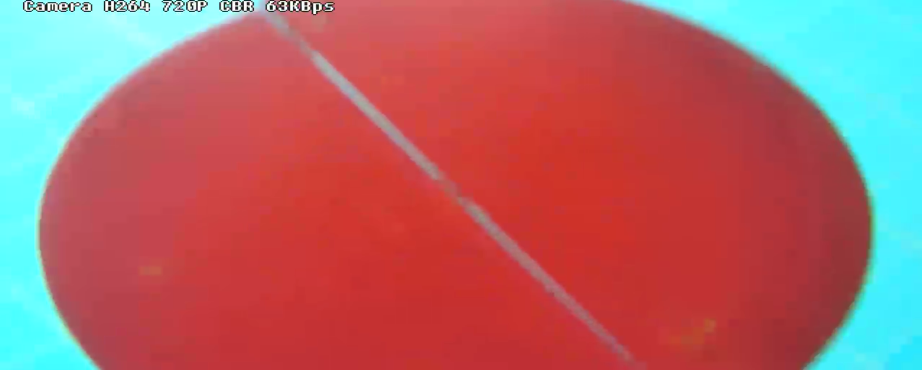
#> input picture TrainCodes/images/(253).png, 1843 x 739 px (shown at 1/2 size)
$ python main.py
#> lines starting #> are read from the running program, lines starting #| are printed output that depends on the picture; after the words box and inside, x2 and y2 are one past the last pixel; in counts of white or black regions, pixels touching at a corner belong together
import cv2

import numpy as np
import struct
import csv


def select_vector():
    forward_vector = [0, 0, 100, 100, 100, 100]
    right_vector = [0, 0, 100, -100, -100, 100]
    turn_right_vector = [0, 0, 100, -100, 100, -100]
    down_vector = [100, 100, 0, 0, 0, 0]
    stop_vector = [0, 0, 0, 0, 0, 0]
    all_vector = [100, 100, 100, 100, 100, 100]
    switcher = {
        1: [1, 0, 0, 0],
        2: [0, 1, 0, 0],
        3: [0, 0, 1, 0],
        4: [-1, 0, 0, 0],
        5: [0, -1, 0, 0],
        6: [0, 0, -1, 0],
        7: [0, 0, 0, 1]
    }

    selected_vector = input('1 - forward\n'
                            '2 - right\n'
                            '3 - rotate_right_vector\n'
                            '4 - backward\n'
                            '5 - left\n'
                            '6 - rotate_left_vector\n'
                            '7 - down\n')

    return switcher.get(int(selected_vector), "Invalid value")


def save_data(x, y):
    with open('Datas/mustafa_test2.csv', 'a', newline='') as csvfile:
        spamwriter = csv.writer(csvfile, delimiter=' ',
                                quotechar='|', quoting=csv.QUOTE_MINIMAL)
        vectors = select_vector()
        formater = [x, y, vectors[0], vectors[1], vectors[2], vectors[3]]
        spamwriter.writerow(formater)


def send_data(cor):
    package = b''

    for i in cor:
        package += struct.pack('!i', i)
        print(package)

    # # Sent string value,but if tests shows us it is wrong turn it on btye
    # ser.write(package.encode('utf-8'))
    #
    # # Do nothing for 500 milliseconds (0.5 seconds)
    # time.sleep(0.5)


frame = cv2.imread('images/(253).png')
#> frame is the input picture: shape (739, 1843, 3); mean B, G, R 104.4, 103, 174.3
# frame = cv2.flip(frame, 1)
hsv_frame = cv2.cvtColor(frame, cv2.COLOR_BGR2HSV)
#> hsv_frame: shape (739, 1843, 3); mean H, S, V 81.9, 165.4, 204.7

# redx
lower_red = np.array([136, 87, 111])
upper_red = np.array([180, 255, 255])
red_mask = cv2.inRange(hsv_frame, lower_red, upper_red)
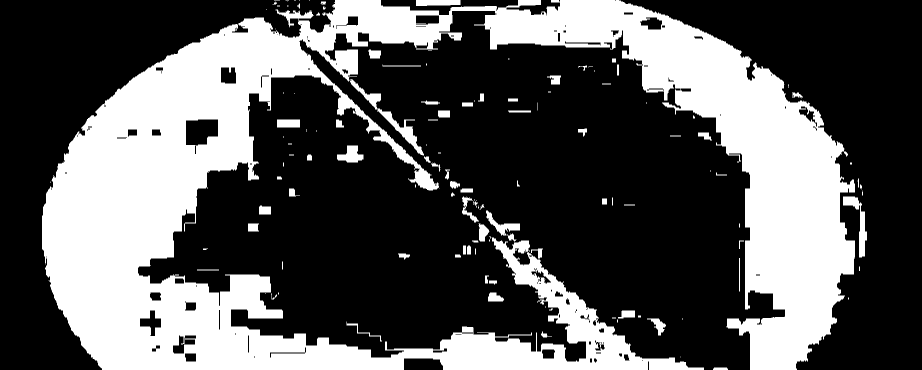
#> red_mask: shape (739, 1843) (shown at 1/2 size); 34.2% white; 159 white regions (81 under 20 px), largest, box (x1, y1, x2, y2) and area: (84, 0, 1710, 739) 449354, (1686, 393, 1734, 515) 1752, (674, 291, 727, 325) 1110
colorful_frame = frame
frame = cv2.bitwise_and(frame, frame, mask=red_mask)
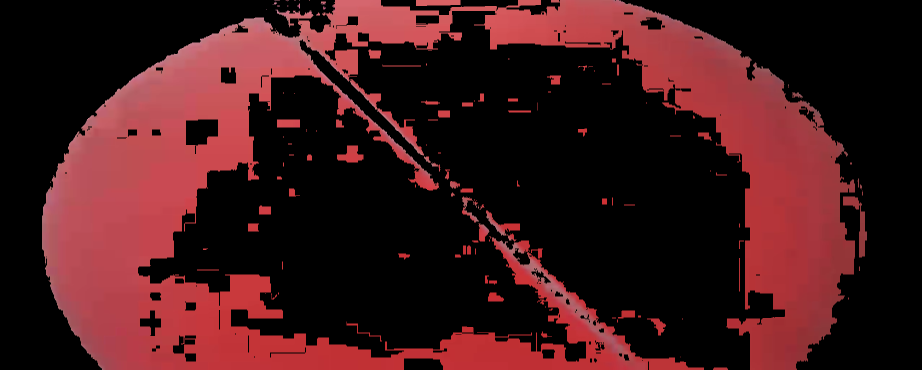
#> frame: shape (739, 1843, 3) (shown at 1/2 size); mean B, G, R 25.8, 23.7, 63.7

gray = cv2.cvtColor(frame, cv2.COLOR_BGR2GRAY)
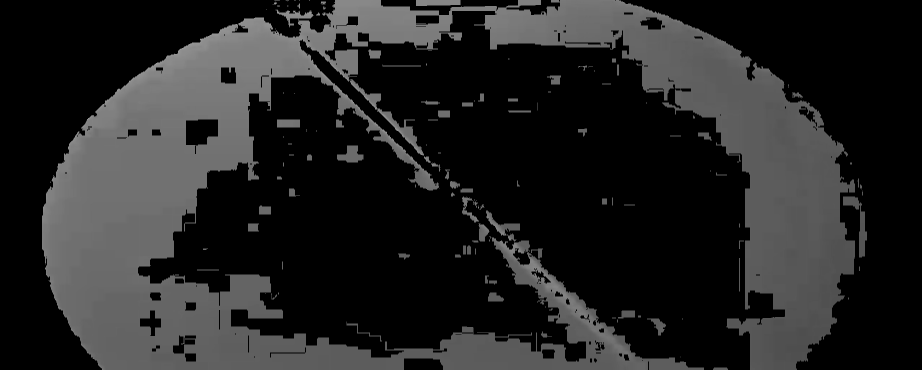
#> gray: shape (739, 1843) (shown at 1/2 size); min 0, max 176, mean 35.9
gray_blurred = cv2.blur(gray, (3, 3))
detected_circles = cv2.HoughCircles(gray_blurred,
                                    cv2.HOUGH_GRADIENT, 10 * 3, 100 * 30, param1=250,
                                    param2=250, minRadius=1, maxRadius=1000)
#> detected_circles = [[1305, 375, 322]]

if detected_circles is not None:
    detected_circles = np.uint16(np.around(detected_circles))

    for pt in detected_circles[0, :]:
        a, b, r = pt[0], pt[1], pt[2]

        cv2.circle(frame, (a, b), r, (0, 255, 0), 2)
        cv2.circle(frame, (a, b), 1, (0, 0, 255), 3)

        print(a, b)
#> this loop made 1 pass
#| 1305 375
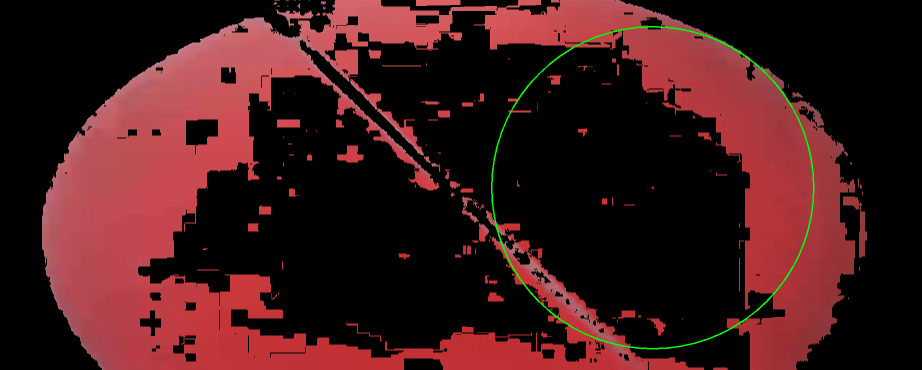
#> frame: shape (739, 1843, 3) (shown at 1/2 size); 0.45% of pixels changed, all inside (x1, y1, x2, y2) = (982, 52, 1629, 699)

# send_data(center)
cv2.imshow("Red", colorful_frame)
cv2.waitKey(5000)
if a is not None and b is not None:
    save_data(a, b)
#> the answer given: 1
#> in save_data, `formater = [x, y, vectors[0], vectors[1], vectors[2], vectors[3]]`: formater = [1305, 375, 1, 0, 0, 0]

cv2.destroyAllWindows()

# send_data((1, 2, 404, 5))

$ run again, with TrainCodes/images/(100).png copied over TrainCodes/images/(253).png
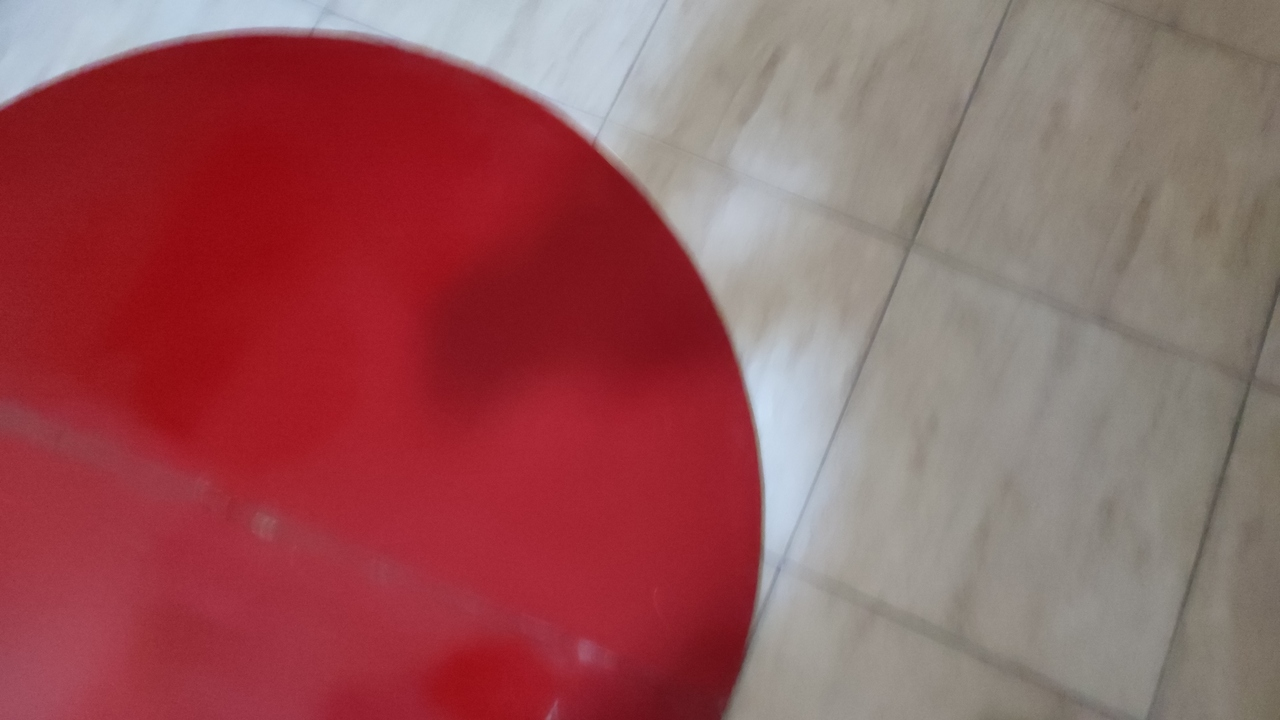
#> input picture TrainCodes/images/(100).png, 1280 x 720 px
#> frame is the input picture: shape (720, 1280, 3); mean B, G, R 91.5, 88.9, 150.5
#> hsv_frame: shape (720, 1280, 3); mean H, S, V 106, 114.7, 152.1
#> `red_mask = cv2.inRange(hsv_frame, lower_red, upper_red)`:
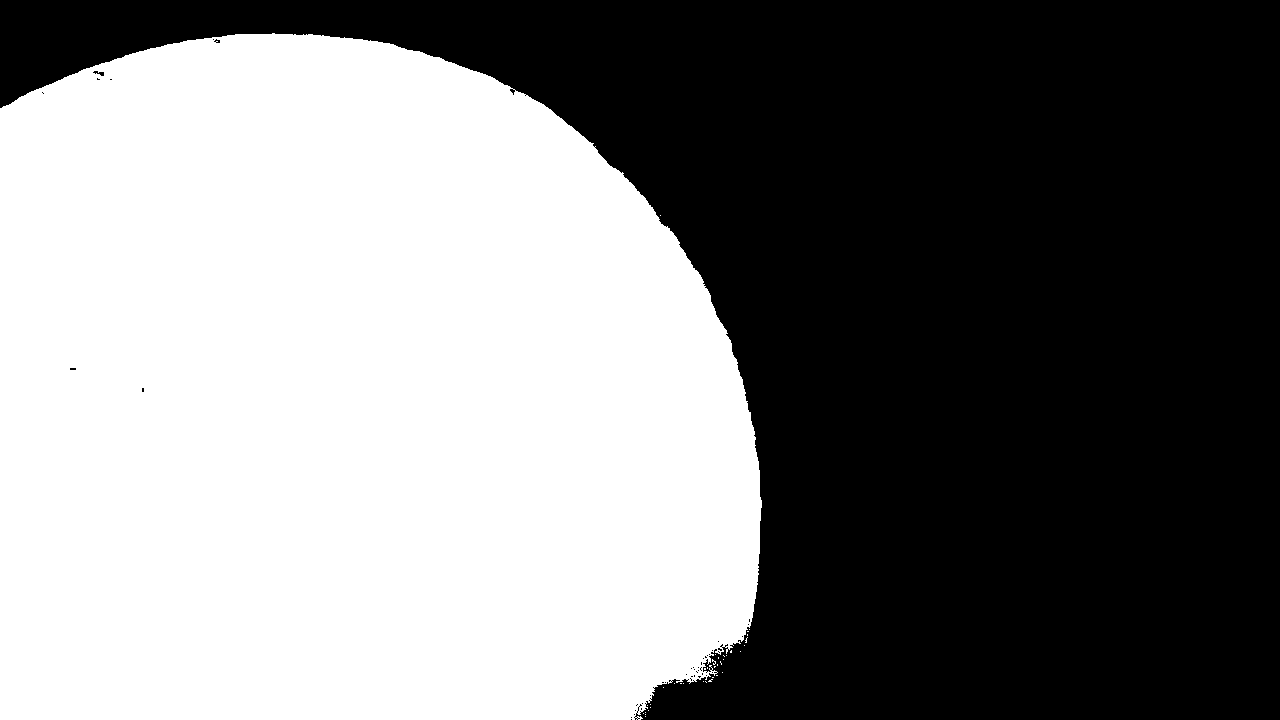
#> red_mask: shape (720, 1280); 49.9% white; 38 white regions (37 under 20 px), largest, box (x1, y1, x2, y2) and area: (0, 33, 762, 720) 460197
#> detected_circles = [[285, 525, 490]]
#> the loop `for pt in detected_circles[0, :]:` made 1 pass
#> (printed output is left out)
#> after the loop `for pt in detected_circles[0, :]:`:
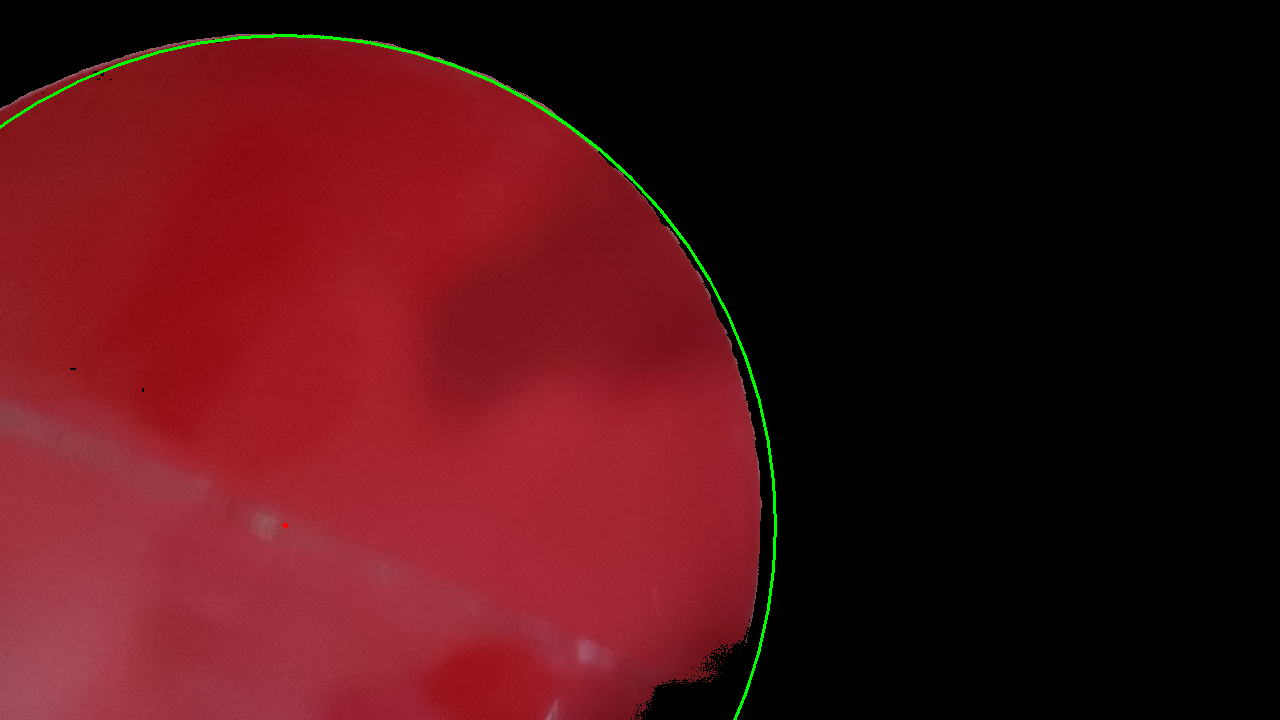
#> frame: shape (720, 1280, 3); mean B, G, R 21.2, 17.2, 75.1
#> formater = [285, 525, 1, 0, 0, 0]

$ run again, with TrainCodes/images/(102).png copied over TrainCodes/images/(253).png
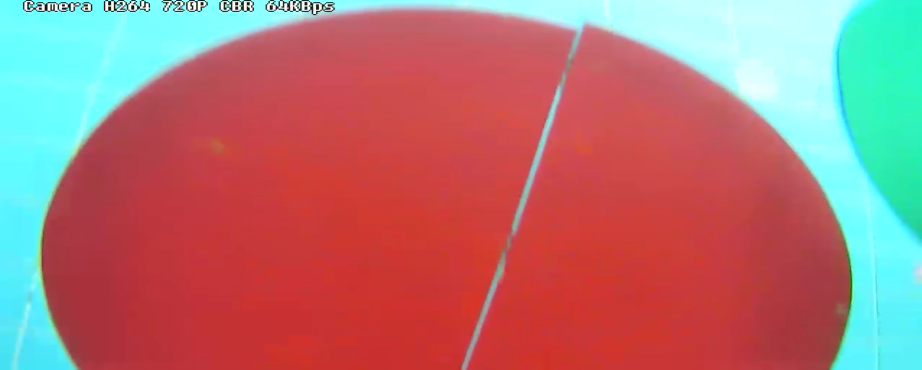
#> input picture TrainCodes/images/(102).png, 1843 x 739 px (shown at 1/2 size)
#> frame is the input picture: shape (739, 1843, 3); mean B, G, R 117.2, 117.6, 174.8
#> hsv_frame: shape (739, 1843, 3); mean H, S, V 91.3, 157.9, 210.4
#> `red_mask = cv2.inRange(hsv_frame, lower_red, upper_red)`:
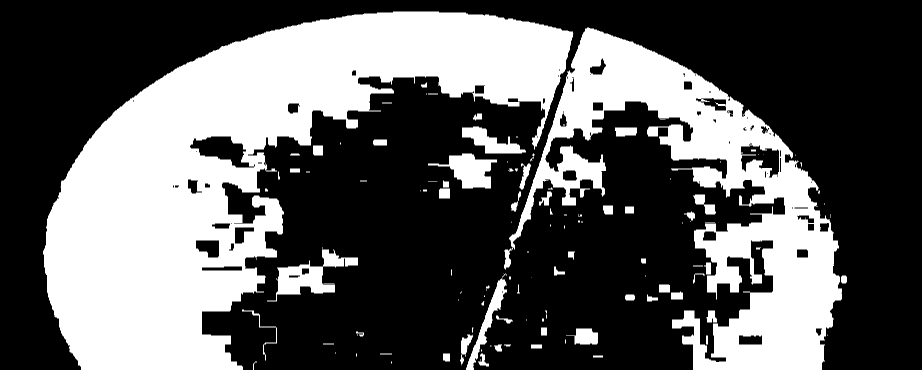
#> red_mask: shape (739, 1843) (shown at 1/2 size); 36.2% white; 137 white regions (61 under 20 px), largest, box (x1, y1, x2, y2) and area: (86, 23, 1147, 739) 316040, (1008, 55, 1684, 739) 147048, (534, 499, 716, 603) 6420
#> detected_circles = [[1275, 375, 223]]
#> the loop `for pt in detected_circles[0, :]:` made 1 pass
#> (printed output is left out)
#> after the loop `for pt in detected_circles[0, :]:`:
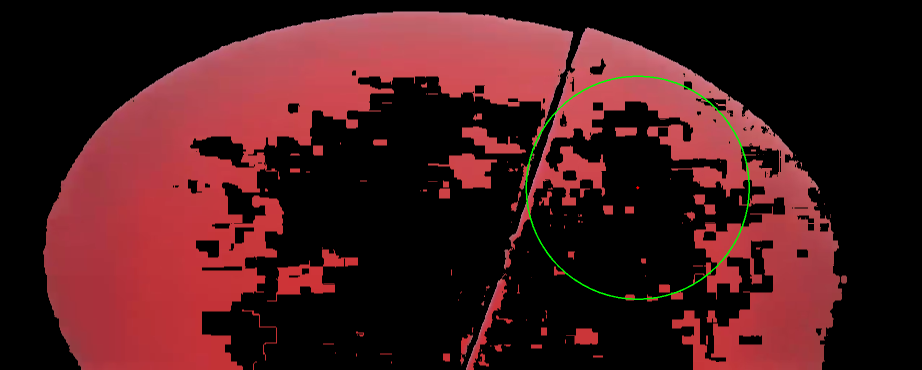
#> frame: shape (739, 1843, 3) (shown at 1/2 size); mean B, G, R 27.9, 26, 68.6
#> formater = [1275, 375, 1, 0, 0, 0]

$ run again, with TrainCodes/images/(105).png copied over TrainCodes/images/(253).png
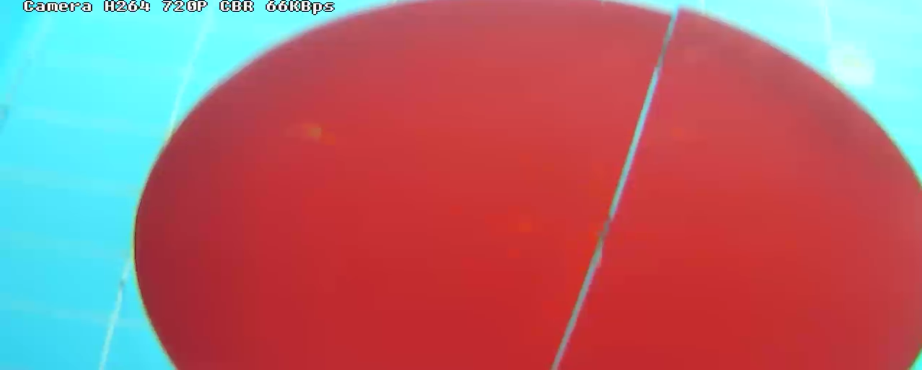
#> input picture TrainCodes/images/(105).png, 1843 x 739 px (shown at 1/2 size)
#> frame is the input picture: shape (739, 1843, 3); mean B, G, R 111.2, 105.3, 171.3
#> hsv_frame: shape (739, 1843, 3); mean H, S, V 115.9, 167.2, 206.8
#> `red_mask = cv2.inRange(hsv_frame, lower_red, upper_red)`:
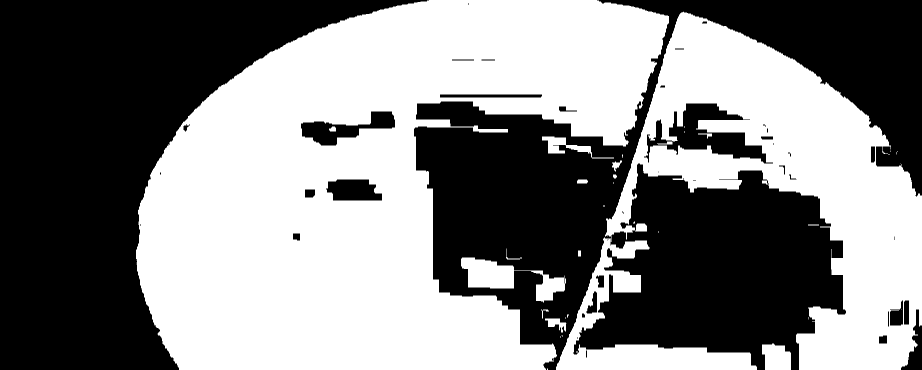
#> red_mask: shape (739, 1843) (shown at 1/2 size); 51.2% white; 44 black regions (15 under 20 px), largest, box (x1, y1, x2, y2) and area: (828, 0, 1843, 739) 354403, (0, 0, 858, 739) 282206, (1288, 207, 1546, 327) 12021
#> detected_circles = [[735, 495, 454]]
#> the loop `for pt in detected_circles[0, :]:` made 1 pass
#> (printed output is left out)
#> after the loop `for pt in detected_circles[0, :]:`:
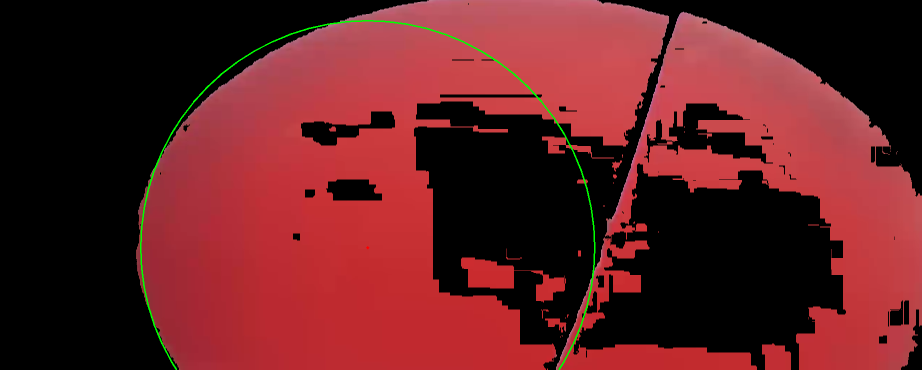
#> frame: shape (739, 1843, 3) (shown at 1/2 size); mean B, G, R 34.3, 31.8, 97
#> formater = [735, 495, 1, 0, 0, 0]
